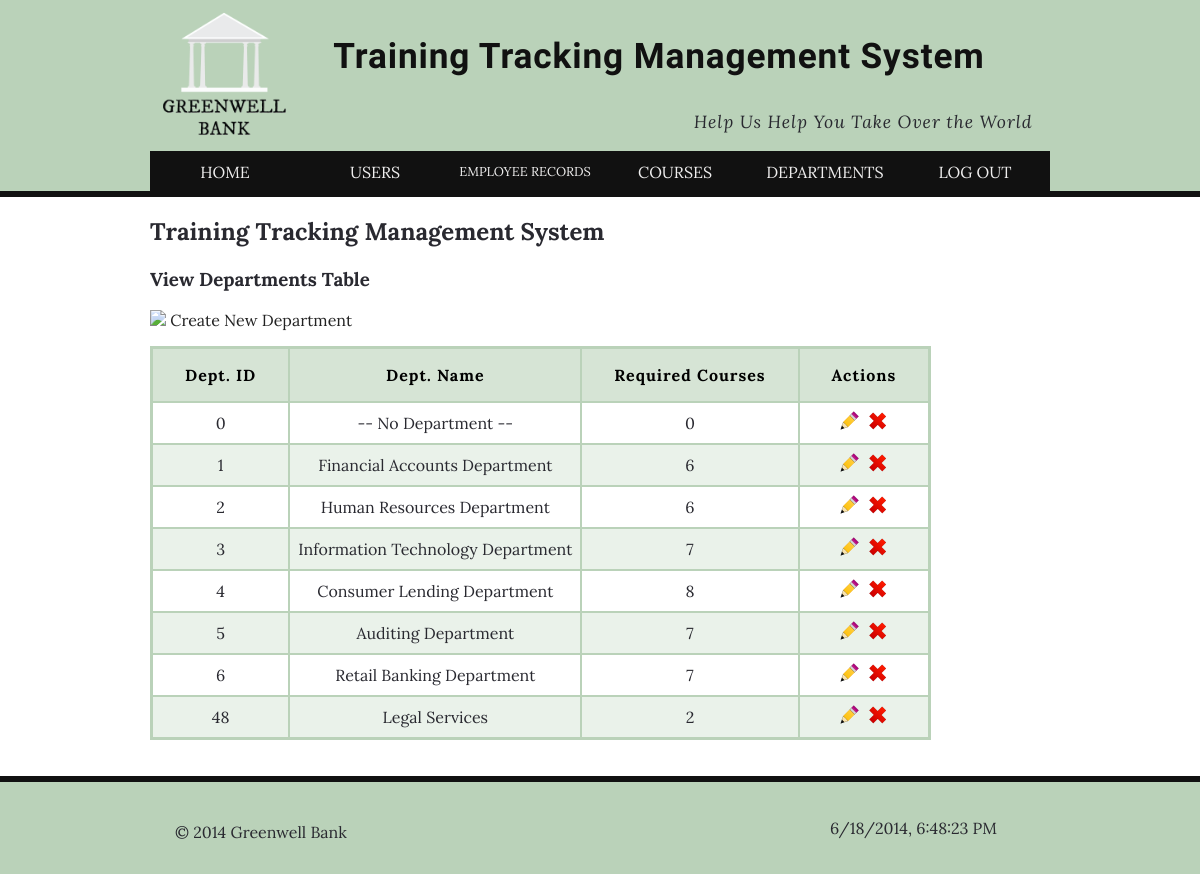
The app's page /departments_view.php (signed in) with its own data.
### tables this page shows
CREATE TABLE IF NOT EXISTS `departments` (
  `department_id` int(4) NOT NULL,
  `department_name` varchar(40) NOT NULL,
  `department_desc` text NOT NULL,
  `required_courses` int(2) NOT NULL,
  PRIMARY KEY (`department_id`)
);

### inc/functions.inc.php (the view, shortened to what this page needs)
	<?php
function admin_draw_departments_view($dbc){
    $sql="SELECT * FROM gwb_training.departments";
    $result = mysqli_query($dbc, $sql);
    echo "<table>\n";
    echo '<tr>
            <th>Dept. ID</th>
            <th>Dept. Name</th>
            <th>Required Courses</th>
            <th>Actions</th>
        </tr>' . "\n";
    while ($row = mysqli_fetch_array($result)){
            echo "<tr class=\"center\">\n";
            echo "
              <td>{$row['department_id']}</td>
              <td>{$row['department_name']}</td>
              <td>{$row['required_courses']}</td>
              <td><a href=\"?edit_department={$row['department_id']}\"><img src='img/ico_edit.png' alt='Edit' title='Edit'></a> &nbsp;<a href=\"?delete_department={$row['department_id']}\" onclick=\"return confirm('Delete Department #{$row['department_id']}?');\"><img src='img/ico_x.png' alt='Delete' title='Delete'></a></td>\n";
            echo "</tr>\n";
    }
    echo "</table>\n";
}
  ?>

### css/style.css (style rules this page uses)
body { margin:0; padding:0; color: #292930; background: #fff; background-color: #bad2b9; font-family: 'Lora', serif; }
a { color: #A7BDA6; text-decoration: none; }
#content a:link, #content a:active, #content a:visited { color: #222; }
table { max-width:95%; border: 3px solid #bad2b9; border-collapse: collapse; border-radius: 5px; font-family:'Lora', serif; }
th { margin:0; padding: 1em 2em; background: #D6E4D5; color:#000; letter-spacing: 0.0625em; text-align:center; border:2px solid #bad2b9; border-right: 1px solid #fff; }
td { padding: 0.5em; border: 2px solid #bad2b9; }
tr:nth-of-type(odd) { background-color:#EAF2EA; }
.center { text-align: center; }

### records on screen
departments: department_id "0", department_name "-- No Department --", required_courses "0"
departments: department_id "1", department_name "Financial Accounts Department", required_courses "6"
departments: department_id "2", department_name "Human Resources Department", required_courses "6"
departments: department_id "3", department_name "Information Technology Department", required_courses "7"
departments: department_id "4", department_name "Consumer Lending Department", required_courses "8"
departments: department_id "5", department_name "Auditing Department", required_courses "7"
departments: department_id "6", department_name "Retail Banking Department", required_courses "7"
departments: department_id "48", department_name "Legal Services", required_courses "2"
